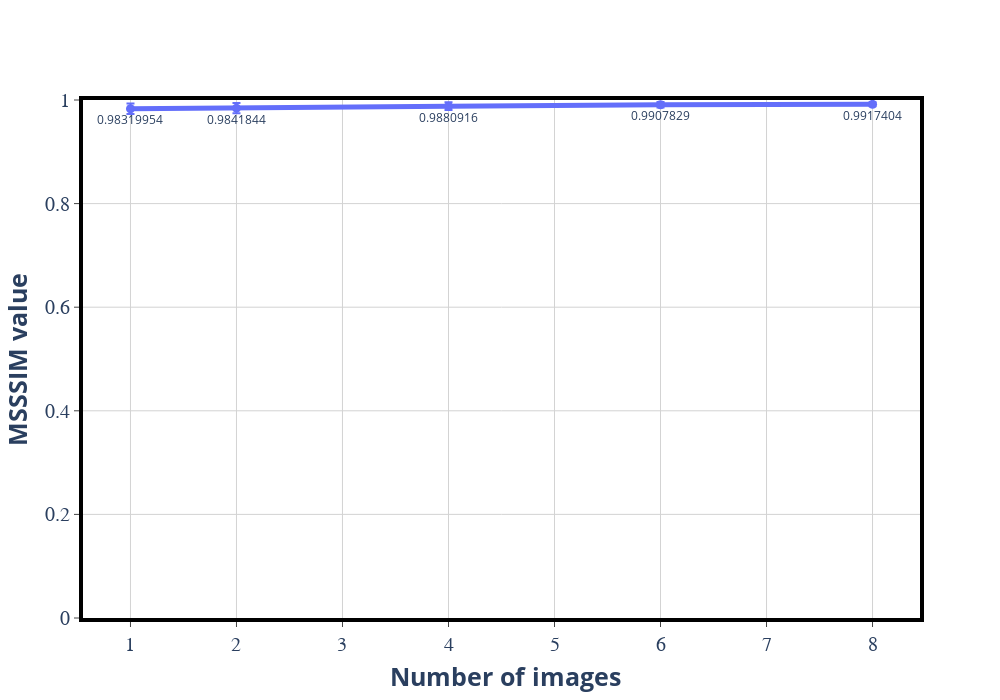

This figure's notebook cell:
### Code cell
from plotly.subplots import make_subplots


fig = make_subplots(rows=1, cols=1)

fig.add_trace(go.Scatter(y=msssim_mean_list, x=image_count, mode="lines+markers+text",
            marker=dict(
                size=9,
            ),line=dict(
            width=5),text=msssim_mean_list,
    textposition="bottom center",error_y=dict(type='data', array=msssim_std_list)
    
            ), row=1, col=1)

fig.update_layout(height=700, width=1000)
fig.update_layout(
        plot_bgcolor='white'
    )
fig.update_layout(
    autosize=False,
    xaxis = dict(
        mirror=True,
        ticks='outside',
        #showline=True,
        linecolor='black',
        gridcolor='lightgrey',
        tickmode = 'array',
        #tickvals=[  "Baseline",   "5",  "10",  "15",  "20",  "25",  "30",  "40",  "50",  "60",  "75",
        #"90", "105", "120", "135"],
        #range=[0, 140],
        zeroline=True, zerolinewidth=2,
        linewidth = 4
        #, ticklen=5,
        #constrain="domain",
        #gridwidth=10,
    #)
    ),
    #fig.update_yaxes(
      yaxis = dict(  mirror=True,
        ticks='outside',
        showline=True,
        linecolor='black',
        gridcolor='lightgrey',
        range=[0, 1],
        tickmode = 'array',
        zeroline=True, zerolinewidth=2,
       linewidth=4
        #gridwidth=10,
        
    ),
      xaxis_title =dict(text="<b> Number of images</b> ", font=dict(size=25))  ,
      yaxis_title=dict(text="<b> MSSSIM value </b> ", font=dict(size=25)) 
    )
#fig.update_layout(
#    title=dict(text="<b> Mean Pulse Rate </b>", font=dict(size=35))
#)
fig.update_layout(
yaxis = dict(
tickfont = dict(size=20)))
fig.update_layout(
xaxis = dict(
tickfont = dict(size=20)))
fig.update_yaxes(tickfont_family="Arial Black")
fig.update_xaxes(tickfont_family="Arial Black")
fig.update_layout(legend = dict(font = dict(family = "Arial Black", size = 30, color = "black")),
                  legend_title = dict(text="Group", font = dict(family = "Arial Black", size = 30, color = "green")))

#fig.update_layout(legend_title_text='Group',  dict(font = dict(family = "Arial Black", size = 20, color = "black"))

fig.show()

### Figure 1 — Plotly figure (JSON) as saved in the notebook; plotly's stock layout.template omitted (floating-point values rounded to 4 significant figures)
{"data": [{"error_y": {"array": [0.01004, 0.009936, 0.007564, 0.005141, 0.003717], "type": "data"}, "line": {"width": 5}, "marker": {"size": 9}, "mode": "lines+markers+text", "text": ["0.98319954", "0.9841844", "0.9880916", "0.9907829", "0.9917404"], "textposition": "bottom center", "type": "scatter", "x": [1, 2, 4, 6, 8], "xaxis": "x", "y": [0.9832, 0.9842, 0.9881, 0.9908, 0.9917], "yaxis": "y"}], "layout": {"autosize": false, "height": 700, "legend": {"font": {"color": "black", "family": "Arial Black", "size": 30}, "title": {"font": {"color": "green", "family": "Arial Black", "size": 30}, "text": "Group"}}, "plot_bgcolor": "white", "width": 1000, "xaxis": {"anchor": "y", "domain": [0, 1], "gridcolor": "lightgrey", "linecolor": "black", "linewidth": 4, "mirror": true, "tickfont": {"family": "Arial Black", "size": 20}, "tickmode": "array", "ticks": "outside", "title": {"font": {"size": 25}, "text": "<b> Number of images</b> "}, "zeroline": true, "zerolinewidth": 2}, "yaxis": {"anchor": "x", "domain": [0, 1], "gridcolor": "lightgrey", "linecolor": "black", "linewidth": 4, "mirror": true, "range": [0, 1], "showline": true, "tickfont": {"family": "Arial Black", "size": 20}, "tickmode": "array", "ticks": "outside", "title": {"font": {"size": 25}, "text": "<b> MSSSIM value </b> "}, "zeroline": true, "zerolinewidth": 2}}}
